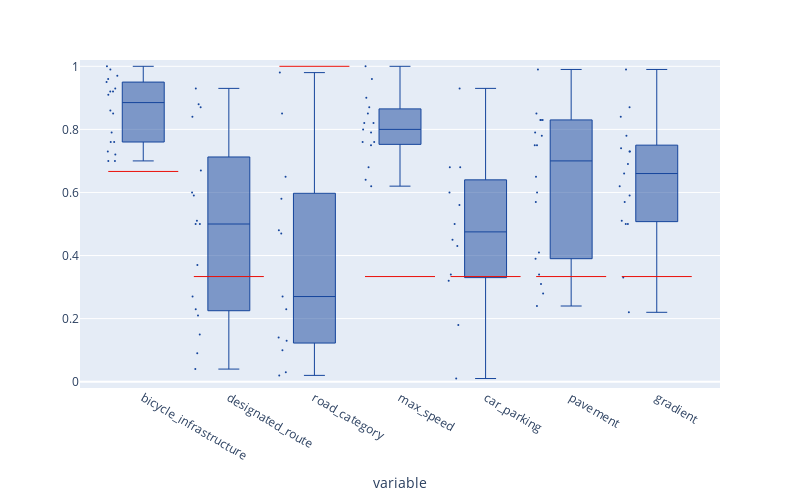

The cell this chart's notebook holds for it:
### Code cell
dta = ind_workshop[ind_netascore.index]
plot = dta.boxplot(points="all", title="Workshop: Indicator importance" if plot_title else None)
plot.update_layout(width=800, height=500, yaxis=dict(range=[-0.02,1.02], title="importance" if plot_yAxTitle else None))
plot.update_traces(marker_color="#15459C", line_width=1, marker_size=2)
plot.add_scatter(name="bikeability", y=ind_netascore_norm, x=ind_netascore_norm.index, marker_size=50, line_color="#EB0F09", showlegend=False, mode="markers", marker_symbol="line-ew-open")
plot.show()
if export_html: plot.write_html(os.path.join(output_dir, "indicators_1.html"))
if export_png: plot.write_image(os.path.join(output_dir, "indicators_1.png"), scale=6)
if export_svg: plot.write_image(os.path.join(output_dir, "indicators_1.svg"))
if export_pdf: plot.write_image(os.path.join(output_dir, "indicators_1.pdf"))

### Figure 1 — Plotly figure (JSON) as saved in the notebook; plotly's stock layout.template omitted (floating-point values rounded to 4 significant figures)
{"data": [{"alignmentgroup": "True", "boxpoints": "all", "hovertemplate": "variable=%{x}<br>value=%{y}<extra></extra>", "legendgroup": "", "line": {"width": 1}, "marker": {"color": "#15459C", "size": 2}, "name": "", "notched": false, "offsetgroup": "", "orientation": "v", "showlegend": false, "type": "box", "x": ["bicycle_infrastructure", "bicycle_infrastructure", "bicycle_infrastructure", "bicycle_infrastructure", "bicycle_infrastructure", "bicycle_infrastructure", "bicycle_infrastructure", "bicycle_infrastructure", "bicycle_infrastructure", "bicycle_infrastructure", "bicycle_infrastructure", "bicycle_infrastructure", "bicycle_infrastructure", "bicycle_infrastructure", "bicycle_infrastructure", "bicycle_infrastructure", "bicycle_infrastructure", "bicycle_infrastructure", "designated_route", "designated_route", "designated_route", "designated_route", "designated_route", "designated_route", "designated_route", "designated_route", "designated_route", "designated_route", "designated_route", "designated_route", "designated_route", "designated_route", "designated_route", "designated_route", "designated_route", "designated_route", "road_category", "road_category", "road_category", "road_category", "road_category", "road_category", "road_category", "road_category", "road_category", "road_category", "road_category", "road_category", "road_category", "road_category", "road_category", "road_category", "road_category", "road_category", "max_speed", "max_speed", "max_speed", "max_speed", "max_speed", "max_speed", "max_speed", "max_speed", "max_speed", "max_speed", "max_speed", "max_speed", "max_speed", "max_speed", "max_speed", "max_speed", "max_speed", "max_speed", "car_parking", "car_parking", "car_parking", "car_parking", "car_parking", "car_parking", "car_parking", "car_parking", "car_parking", "car_parking", "car_parking", "car_parking", "car_parking", "car_parking", "car_parking", "car_parking", "car_parking", "car_parking", "pavement", "pavement", "pavement", "pavement", "pavement", "pavement", "pavement", "pavement", "pavement", "pavement", "pavement", "pavement", "pavement", "pavement", "pavement", "pavement", "pavement", "pavement", "gradient", "gradient", "gradient", "gradient", "gradient", "gradient", "gradient", "gradient", "gradient", "gradient", "gradient", "gradient", "gradient", "gradient", "gradient", "gradient", "gradient", "gradient"], "x0": " ", "xaxis": "x", "y": [0.7, 0.7, 0.72, 0.73, 0.76, 0.76, 0.79, 0.85, 0.86, 0.91, 0.92, 0.92, 0.93, 0.95, 0.96, 0.97, 0.99, 1, 0.04, 0.09, 0.15, 0.21, 0.23, 0.27, 0.37, 0.5, 0.5, 0.51, 0.59, 0.6, 0.67, 0.84, 0.87, 0.88, 0.93, null, 0.02, 0.03, 0.1, 0.13, 0.14, 0.23, 0.27, 0.47, 0.48, 0.58, 0.65, 0.85, 0.98, null, null, null, null, null, 0.62, 0.64, 0.68, 0.75, 0.76, 0.76, 0.79, 0.8, 0.82, 0.82, 0.85, 0.87, 0.9, 0.96, 1, null, null, null, 0.01, 0.18, 0.32, 0.34, 0.43, 0.45, 0.5, 0.56, 0.6, 0.68, 0.68, 0.93, null, null, null, null, null, null, 0.24, 0.28, 0.31, 0.34, 0.39, 0.41, 0.57, 0.6, 0.65, 0.75, 0.75, 0.78, 0.79, 0.83, 0.83, 0.83, 0.85, 0.99, 0.22, 0.33, 0.5, 0.5, 0.51, 0.57, 0.59, 0.62, 0.66, 0.69, 0.73, 0.73, 0.74, 0.78, 0.84, 0.87, 0.99, null], "y0": " ", "yaxis": "y"}, {"line": {"color": "#EB0F09"}, "marker": {"size": 50, "symbol": "line-ew-open"}, "mode": "markers", "name": "bikeability", "showlegend": false, "type": "scatter", "x": ["bicycle_infrastructure", "designated_route", "road_category", "max_speed", "car_parking", "pavement", "gradient"], "y": [0.6667, 0.3333, 1, 0.3333, 0.3333, 0.3333, 0.3333]}], "layout": {"boxmode": "group", "height": 500, "legend": {"tracegroupgap": 0}, "margin": {"t": 60}, "width": 800, "xaxis": {"anchor": "y", "domain": [0, 1], "title": {"text": "variable"}}, "yaxis": {"anchor": "x", "domain": [0, 1], "range": [-0.02, 1.02], "title": {}}}}
